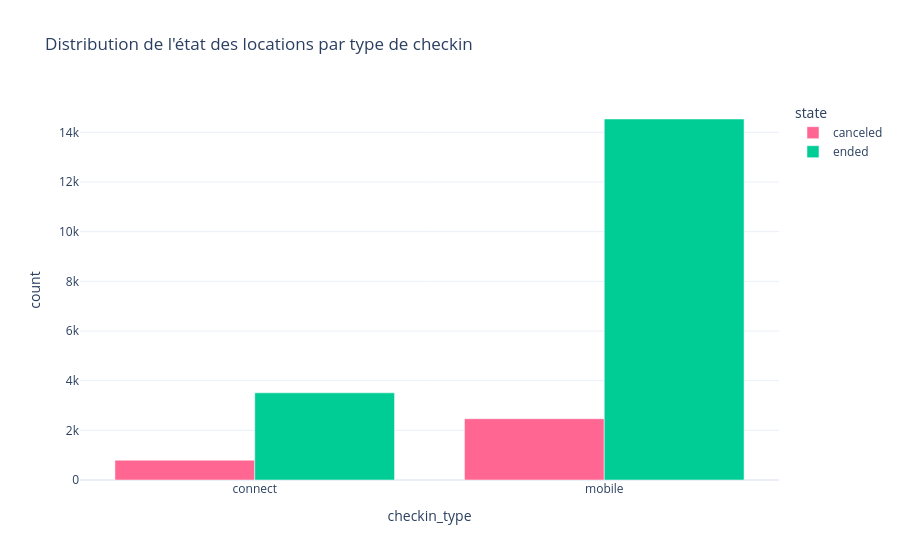

Notebook code for this chart:
### Code cell
# --- Graphique 3 : Distribution des états par type de checkin ---
state_counts = df_delay.groupby(['checkin_type', 'state']).size().reset_index(name='count')
fig3 = px.bar(state_counts, x='checkin_type', y='count', color='state', barmode='group',
    title='Distribution de l\'état des locations par type de checkin',
    color_discrete_map={'ended': '#00CC96', 'canceled': '#FF6692'})
fig3.update_layout(template='plotly_white')
fig3.show()

### Figure 1 — Plotly figure (JSON) as saved in the notebook; plotly's stock layout.template omitted (floating-point values rounded to 4 significant figures)
{"data": [{"alignmentgroup": "True", "hovertemplate": "state=canceled<br>checkin_type=%{x}<br>count=%{y}<extra></extra>", "legendgroup": "canceled", "marker": {"color": "#FF6692", "pattern": {"shape": ""}}, "name": "canceled", "offsetgroup": "canceled", "orientation": "v", "showlegend": true, "textposition": "auto", "type": "bar", "x": ["connect", "mobile"], "xaxis": "x", "y": [798, 2467], "yaxis": "y"}, {"alignmentgroup": "True", "hovertemplate": "state=ended<br>checkin_type=%{x}<br>count=%{y}<extra></extra>", "legendgroup": "ended", "marker": {"color": "#00CC96", "pattern": {"shape": ""}}, "name": "ended", "offsetgroup": "ended", "orientation": "v", "showlegend": true, "textposition": "auto", "type": "bar", "x": ["connect", "mobile"], "xaxis": "x", "y": [3509, 14536], "yaxis": "y"}], "layout": {"barmode": "group", "legend": {"title": {"text": "state"}, "tracegroupgap": 0}, "title": {"text": "Distribution de l'état des locations par type de checkin"}, "xaxis": {"anchor": "y", "domain": [0, 1], "title": {"text": "checkin_type"}}, "yaxis": {"anchor": "x", "domain": [0, 1], "title": {"text": "count"}}}}
